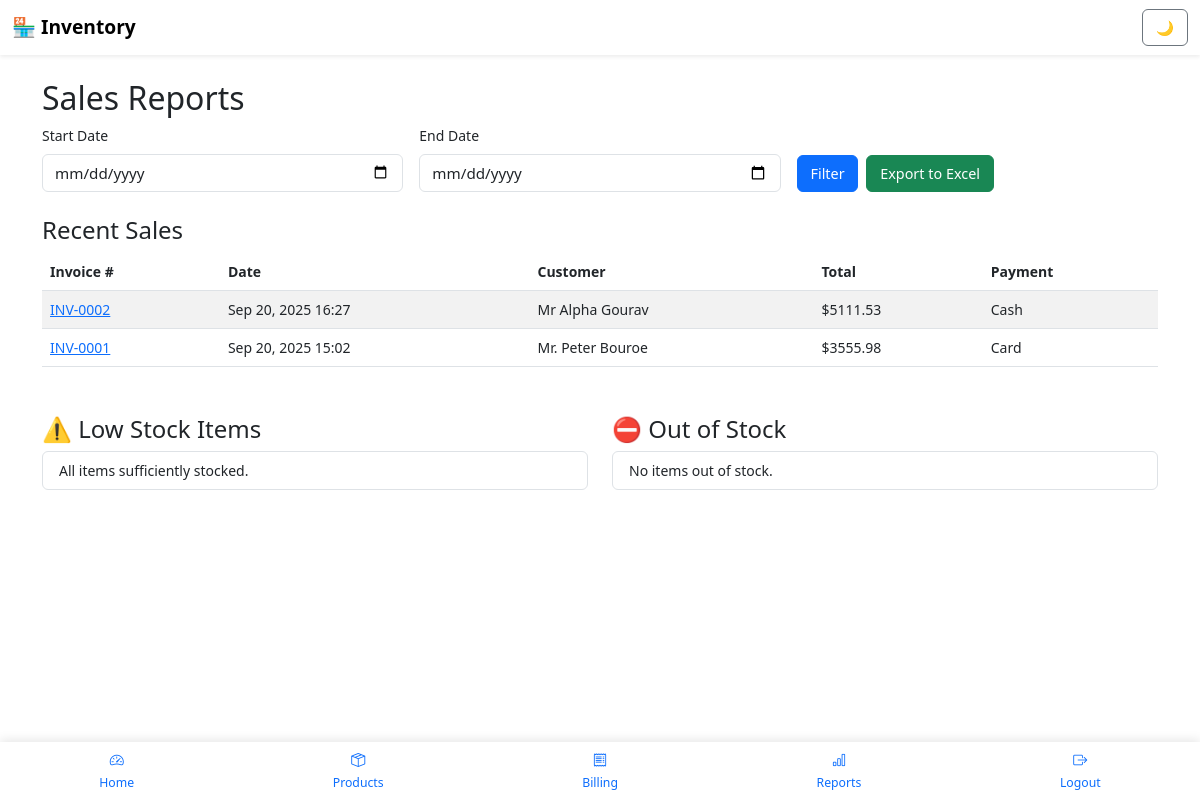
/reports/ (signed in), run on the app's committed database.
### store/models.py (models this page shows, shortened)
class Sale(models.Model):
    invoice_no = models.CharField(max_length=50, unique=True)
    date = models.DateTimeField(auto_now_add=True)
    cashier = models.ForeignKey(User, on_delete=models.CASCADE)  # Logged-in cashier
    customer = models.ForeignKey(Customer, on_delete=models.SET_NULL, null=True, blank=True)
    total_amount = models.DecimalField(max_digits=12, decimal_places=2)
    PAYMENT_CHOICES = [
        ('cash', 'Cash'),
        ('card', 'Card'),
        ('upi', 'UPI'),
    ]
    payment_method = models.CharField(max_length=10, choices=PAYMENT_CHOICES, default='cash')

class Customer(models.Model):
    name = models.CharField(max_length=200)
    phone = models.CharField(max_length=15)
    email = models.EmailField(blank=True, null=True)
    address = models.TextField(blank=True, null=True)

### store/views.py (the view)
# urls.py: path('reports/', views.reports, name='reports'),
@login_required
def reports(request):
    start_date = request.GET.get('start_date')
    end_date = request.GET.get('end_date')
    sales = Sale.objects.all().order_by('-date')
    if start_date and end_date:
        sales = sales.filter(date__date__gte=start_date, date__date__lte=end_date)
    low_stock = Product.objects.filter(quantity__lt=5)
    out_of_stock = Product.objects.filter(quantity=0)
    context = {
        'sales': sales,
        'low_stock': low_stock,
        'out_of_stock': out_of_stock,
        'start_date': start_date,
        'end_date': end_date,
    }
    return render(request, 'reports/reports.html', context)

### templates/reports/reports.html
{% extends 'base.html' %}
{% block content %}
<h2>Sales Reports</h2>
<form method="get" class="row g-3 mb-4">
    <div class="col-md-4">
        <label class="form-label">Start Date</label>
        <input type="date" name="start_date" class="form-control" value="{{ start_date }}">
    </div>
    <div class="col-md-4">
        <label class="form-label">End Date</label>
        <input type="date" name="end_date" class="form-control" value="{{ end_date }}">
    </div>
    <div class="col-md-4 d-flex align-items-end">
        <button type="submit" class="btn btn-primary me-2">Filter</button>
        <a href="{% url 'store:export_sales_report' %}{% if start_date and end_date %}?start_date={{ start_date }}&end_date={{ end_date }}{% endif %}" class="btn btn-success">Export to Excel</a>
    </div>
</form>
<h4>Recent Sales</h4>
<table class="table table-striped">
    <thead>
        <tr>
            <th>Invoice #</th>
            <th>Date</th>
            <th>Customer</th>
            <th>Total</th>
            <th>Payment</th>
        </tr>
    </thead>
    <tbody>
        {% for sale in sales %}
        <tr>
            <td><a href="{% url 'store:print_invoice' sale.id %}" target="_blank">{{ sale.invoice_no }}</a></td>
            <td>{{ sale.date|date:"M d, Y H:i" }}</td>
            <td>{{ sale.customer.name|default:"Walk-in" }}</td>
            <td>${{ sale.total_amount }}</td>
            <td>{{ sale.get_payment_method_display }}</td>
        </tr>
        {% empty %}
        <tr>
            <td colspan="5" class="text-center">No sales in selected period.</td>
        </tr>
        {% endfor %}
    </tbody>
</table>
<div class="row mt-5">
    <div class="col-md-6">
        <h4>⚠️ Low Stock Items</h4>
        <ul class="list-group">
            {% for p in low_stock %}
            <li class="list-group-item list-group-item-warning">
                {{ p.name }} (SKU: {{ p.sku }}) — Only {{ p.quantity }} left!
            </li>
            {% empty %}
            <li class="list-group-item">All items sufficiently stocked.</li>
            {% endfor %}
        </ul>
    </div>
    <div class="col-md-6">
        <h4>⛔ Out of Stock</h4>
        <ul class="list-group">
            {% for p in out_of_stock %}
            <li class="list-group-item list-group-item-danger">
                {{ p.name }} (SKU: {{ p.sku }})
            </li>
            {% empty %}
            <li class="list-group-item">No items out of stock.</li>
            {% endfor %}
        </ul>
    </div>
</div>
{% endblock %}

### templates/base.html (style rules this page uses)
body { font-size: 14px; padding-bottom: 70px; }
.btn { font-size: 0.9rem; padding: 0.4rem 0.8rem; }
.form-control, .form-select { font-size: 0.95rem; padding: 0.4rem 0.75rem; }

### data on the page
Sale: invoice_no "INV-0002", date "Sep 20, 2025 16:27", customer.name "Mr Alpha Gourav", total_amount "5111.53", payment_method "Cash"
Sale: invoice_no "INV-0001", date "Sep 20, 2025 15:02", customer.name "Mr. Peter Bouroe", total_amount "3555.98", payment_method "Card"
